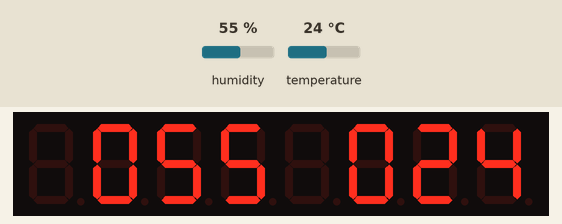
Recording of a sketch running on a simulated Arduino Uno, built with avr-gcc and run on an emulated ATmega328P. On the bench: 8-digit seven-segment display. The test bench sets the inputs (shaded band); at power-on: humidity 55 %, temperature 24 °C.

Above: at 2.8 s.
2.9 s: humidity set to 22 %
At 4.6 s:
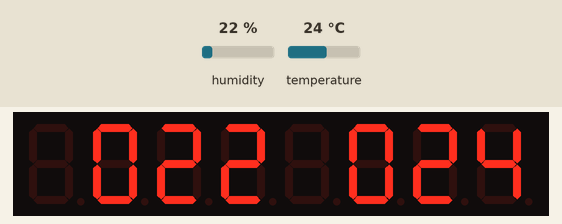
5.6 s: temperature set to 12 °C
At 7.2 s:
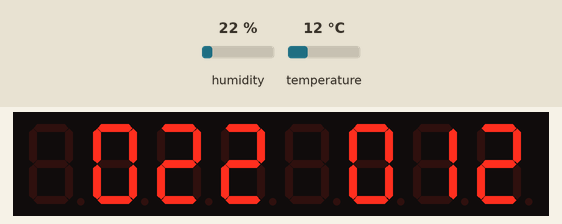
8.3 s: humidity set to 40 %
At 11.2 s:
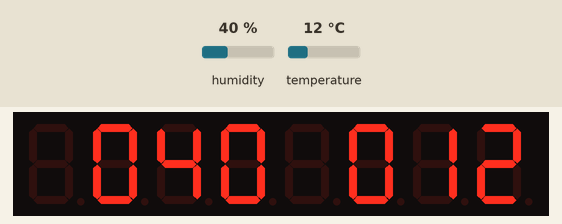
11.6 s: temperature set to 19 °C
At 12.6 s:
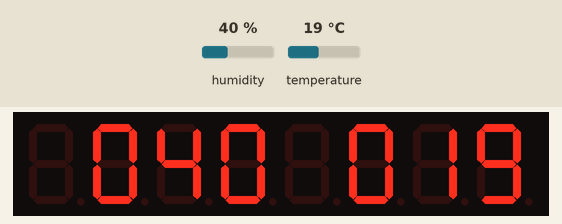
Timing chart, 0 to 14.6 s (numbered marks = the images above; inputs shaded):
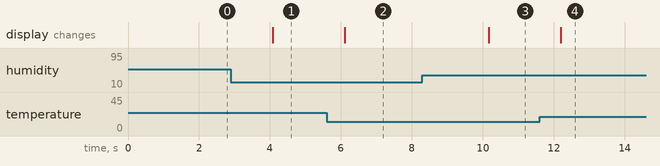

The sketch:

RoboSensor.ino
```cpp
#include <Arduino.h>
#include "LedControl.h"
#include <DHT.h>


/*
 *
 * Basic code for handling a little robot of mine
 * this code is under construction and very volitile as I test a lot of things
 * Uses the DHT11 library which is an open license
 *
 */


#define DHTPIN 7     // what digital pin we're connected to
#define DHTTYPE DHT11   // DHT 11

//Create object for temp
DHT dht(DHTPIN, DHTTYPE);

//Create object for LedControl
LedControl lc=LedControl(12,11,10,1);


void setup() {
    Serial.begin(9600);
    dht.begin();


    /*
     * Create a new LedControl.
     * We use pins 12,11 and 10 on the Arduino for the SPI interface
     * Pin 12 is connected to the DATA IN-pin of the first MAX7221
     * Pin 11 is connected to the CLK-pin of the first MAX7221
     * Pin 10 is connected to the LOAD(/CS)-pin of the first MAX7221
     * There will only be a single MAX7221 attached to the arduino
     */

    //Wake up
    lc.shutdown(0, false);

    //Set a medium brightness
    lc.setIntensity(0, 7);


}

void loop() {

    readTemp();
    delay(1000);

}

//leftPanel = true if print on the left
//false if you wanna print on the right
void printNumber(int v, bool leftPanel) {
    int ones;
    int tens;
    int hundreds;
    boolean negative = false;

    if(v < -999 || v > 999)
       return;
    if(v<0) {
        negative=true;
        v=v*-1;
    }
    ones=v%10;
    v=v/10;
    tens=v%10;
    v=v/10;
    hundreds=v;

    int pos0, pos1, pos2, pos3;

    pos0 = 0;
    pos1 = 1;
    pos2 = 2;
    pos3 = 3;

    if(leftPanel){
      pos0 += 4;
      pos1 += 4;
      pos2 += 4;
      pos3 += 4;
    }

    if(negative) {
       //print character '-' in the leftmost column
       lc.setChar(0,pos3,'-',false);
    }
    else {
       //print a blank in the sign column
       lc.setChar(0,pos3,' ',false);
    }
    //Now print the number digit by digit
    lc.setDigit(0,pos2,(byte)hundreds,false);
    lc.setDigit(0,pos1,(byte)tens,false);
    lc.setDigit(0,pos0,(byte)ones,false);
}


void readTemp(){

    // Reading temperature or humidity takes about 250 milliseconds!
    // Sensor readings may also be up to 2 seconds 'old' (its a very slow sensor)
    float h = dht.readHumidity();
    // Read temperature as Celsius (the default)
    float t = dht.readTemperature();

    // Check if any reads failed and exit early (to try again).
    if (isnan(h) || isnan(t)) {
        Serial.println("Failed to read from DHT sensor!");
        return;
    }

    printNumber(t, false);
    printNumber(h, true);


}
```

Measured:
- after the input at 2.9 s, the display: changes after 1.2 s (image 1)
- after the input at 5.6 s, the display: changes after 0.51 s (image 2)
- after the input at 8.3 s, the display: changes after 1.9 s (image 3)
- after the input at 11.6 s, the display: changes after 0.60 s (image 4)
